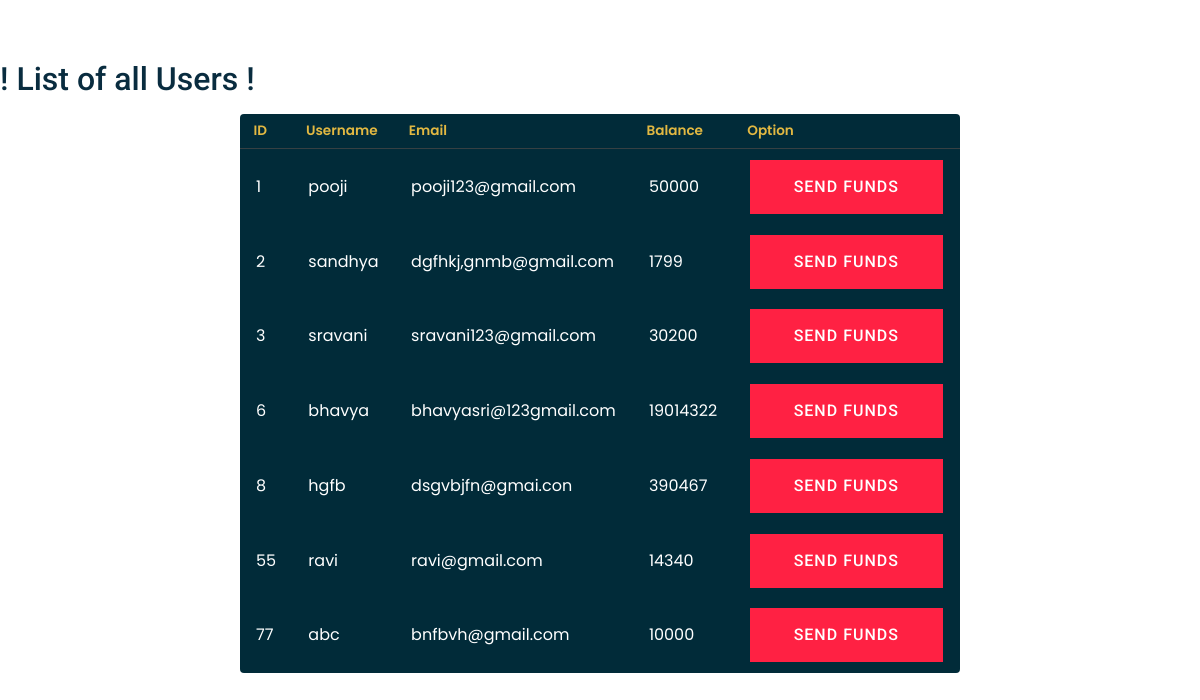
/MakeTransact.php, run on the app's committed database.
### tables this page shows
CREATE TABLE `userlogin` (
  `id` int(11) NOT NULL,
  `username` varchar(200) NOT NULL,
  `password` varchar(200) NOT NULL,
  `email` varchar(200) NOT NULL,
  `balance` int(11) NOT NULL
);

### MakeTransact.php (the view, shortened to what this page needs)
<!DOCTYPE html>
<html>
    <head>
        <link href="assets/vendor/bootstrap/css/bootstrap.min.css" rel="stylesheet">
        <link href="assets/css/style.css" rel="stylesheet">
    </head>
    <body style="margin-top: 5%;">
        <div class="section-title">
            <h2> ! List of all Users !</h2>
         </div>
         <center>
         <?php
         echo "<table>
            <thead>
              <tr>
                <th>ID
                <th>Username
                <th>Email</th>
                <th>Balance
                <th>Option
            </thead>
            <tbody>";
            $db = mysqli_connect('localhost', 'root', '');
             $sql = "select * from userlogin";
             $result = mysqli_query($db, $sql);
             while($array = mysqli_fetch_array($result)) {
                 echo "<tr>";
                 echo "<td>".$array['id']."</td>";
                 echo "<td>".$array['username']."</td>";
                 echo "<td>".$array['email']."</td>";
                 echo "<td>".$array['balance']."</td>";
                 echo "<td> <a href='transact.php?id=".$array['id']."'>
                 <button type=\"button\" class=\"btn btn-outline-primary\"  data-mdb-ripple-color=\"dark\">
                 Send Funds </button></a></td>";
                 echo "</tr>";
              }
           echo "</tbody>
          </table>";
          ?>
        </center>
    </body>
</html>

### MakeTransact.php (style rules this page uses)
*, *:before, *:after { margin: 0; padding: 0; box-sizing: border-box; }
body { background: #105469; font-family: 'Open Sans', sans-serif; }
table { background: #012B39; border-radius: 0.25em; border-collapse: collapse; margin: 1em; width: 60%; }
th { border-bottom: 1px solid #364043; color: #E2B842; font-size: 0.85em; font-weight: 600; padding: 0.5em 1em; text-align: left; }
td { color: #fff; font-weight: 400; padding: 0.65em 1em; }
tbody tr { transition: background 0.25s ease; }

### data on the page
userlogin: id "1", username "pooji", email "pooji123@gmail.com", balance "50000"
userlogin: id "2", username "sandhya", email "dgfhkj,gnmb@gmail.com", balance "1799"
userlogin: id "3", username "sravani", email "sravani123@gmail.com", balance "30200"
userlogin: id "6", username "bhavya", email "bhavyasri@123gmail.com", balance "19014322"
userlogin: id "8", username "hgfb", email "dsgvbjfn@gmai.con", balance "390467"
userlogin: id "55", username "ravi", email "ravi@gmail.com", balance "14340"
userlogin: id "77", username "abc", email "bnfbvh@gmail.com", balance "10000"
